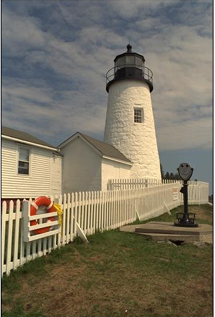
#> input picture Segment and detection/image.png, 215 x 317 px, found by its file name
$ python Sobel_edge_detection.py   (older library calls are emulated)
#> lines starting #> are read from the running program, lines starting #| are printed output that depends on the picture
import cv2
import numpy as np

def sobel_edge_detection(image_path, blur_ksize=1, sobel_ksize=3, skipping_threshold=30):
    """
    image_path: link to image
    blur_ksize: kernel size parameter for Gaussian Blurry
    sobel_ksize: size of the extended Sobel kernel; it must be 1, 3, 5, or 7.
    skipping_threshold: ignore weakly edge
    """
#> called with blur_ksize = 1, sobel_ksize = 3, skipping_threshold = 30
    # read image
    img = cv2.imread(image_path)
#> img is the input picture: shape (317, 215, 3); mean B, G, R 98.5, 115.6, 122.6

    # convert BGR to gray
    gray = cv2.cvtColor(img, cv2.COLOR_BGR2GRAY)
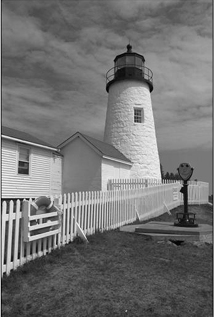
#> gray: shape (317, 215); min 0, max 255, mean 115.7
    img_gaussian = cv2.GaussianBlur(gray, (blur_ksize, blur_ksize), 0)

    # sobel algorthm use cv2.CV_64F
    sobelx64f = cv2.Sobel(img_gaussian, cv2.CV_64F, 1, 0, ksize=sobel_ksize)
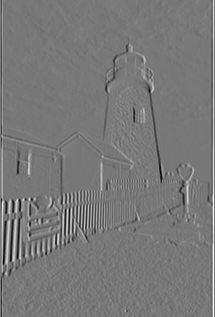
#> sobelx64f: shape (317, 215) float64; min -829, max 926, mean 2.4; drawn with min black and max white
    abs_sobel64f = np.absolute(sobelx64f)
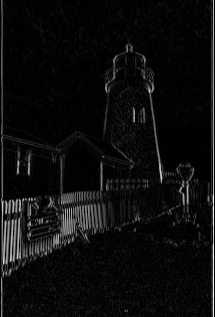
#> abs_sobel64f: shape (317, 215) float64; min 0, max 926, mean 48.3; drawn with min black and max white
    img_sobelx = np.uint8(abs_sobel64f)
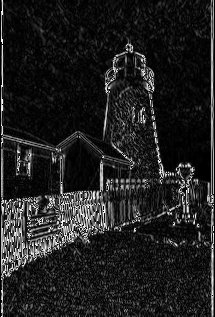
#> img_sobelx: shape (317, 215); min 0, max 255, mean 32.5

    sobely64f = cv2.Sobel(img_gaussian, cv2.CV_64F, 1, 0, ksize=sobel_ksize)
    abs_sobel64f = np.absolute(sobely64f)
    img_sobely = np.uint8(abs_sobel64f)

    # calculate magnitude
    img_sobel = (img_sobelx + img_sobely)/2
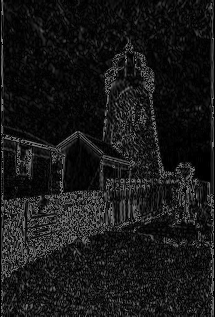
#> img_sobel: shape (317, 215) float64; min 0, max 127, mean 24.2

    # ignore weakly pixel
    for i in range(img_sobel.shape[0]):
        for j in range(img_sobel.shape[1]):
            if img_sobel[i][j] < skipping_threshold:
                img_sobel[i][j] = 0
            else:
                img_sobel[i][j] = 255
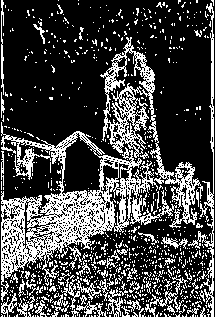
#> img_sobel: shape (317, 215) float64; 27.4% white in thin lines or dots
    return img_sobel
# img = cv2.imread("D:\Python_CV\Segment and detection\image.png",0)
image_path="D:\Python_CV\Segment and detection\image.png"
edge_image=sobel_edge_detection(image_path)
cv2.imshow("Edge image",edge_image)
cv2.waitKey(0)
